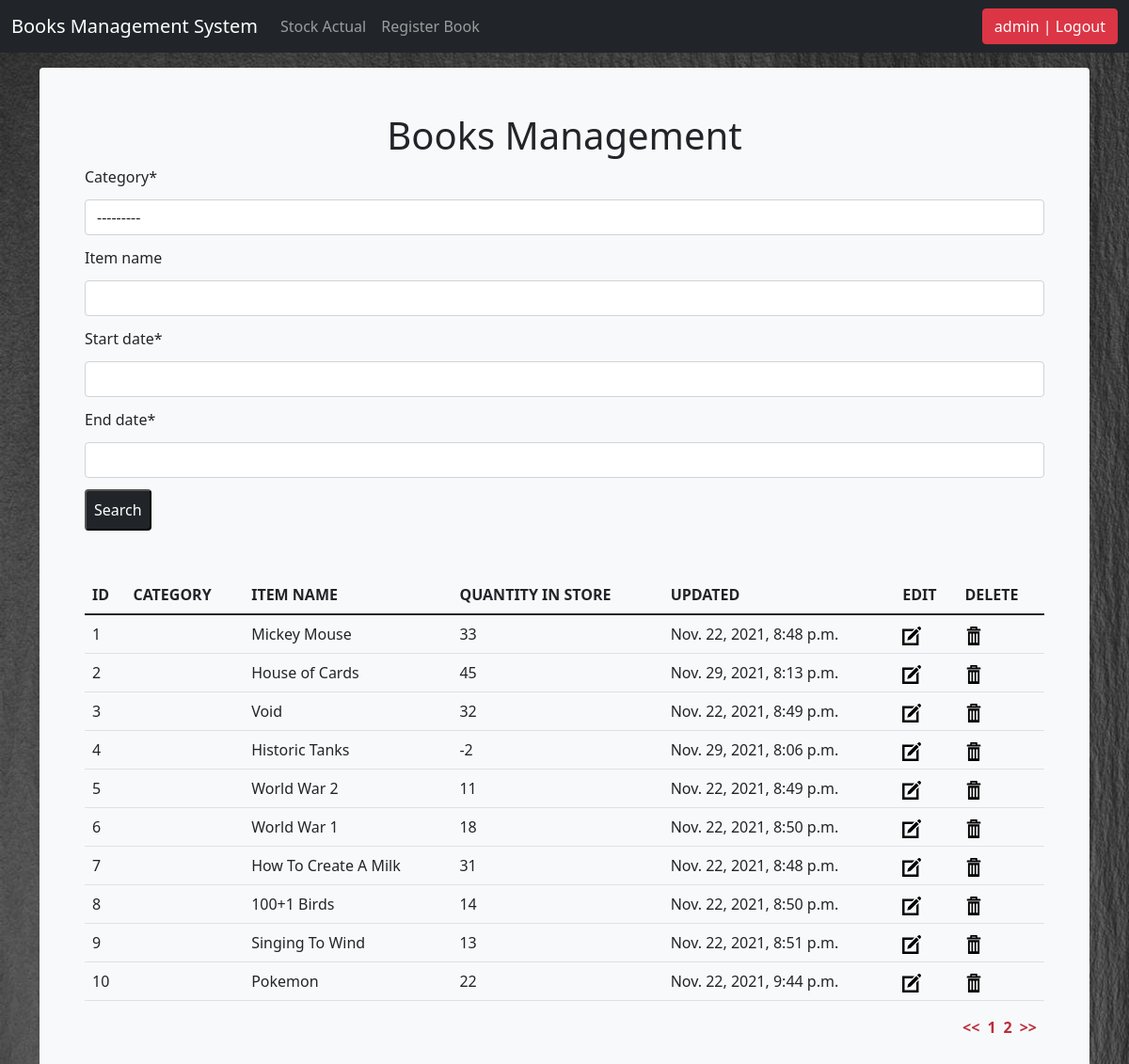
Before: /list_item/ (signed in) with the older database file.
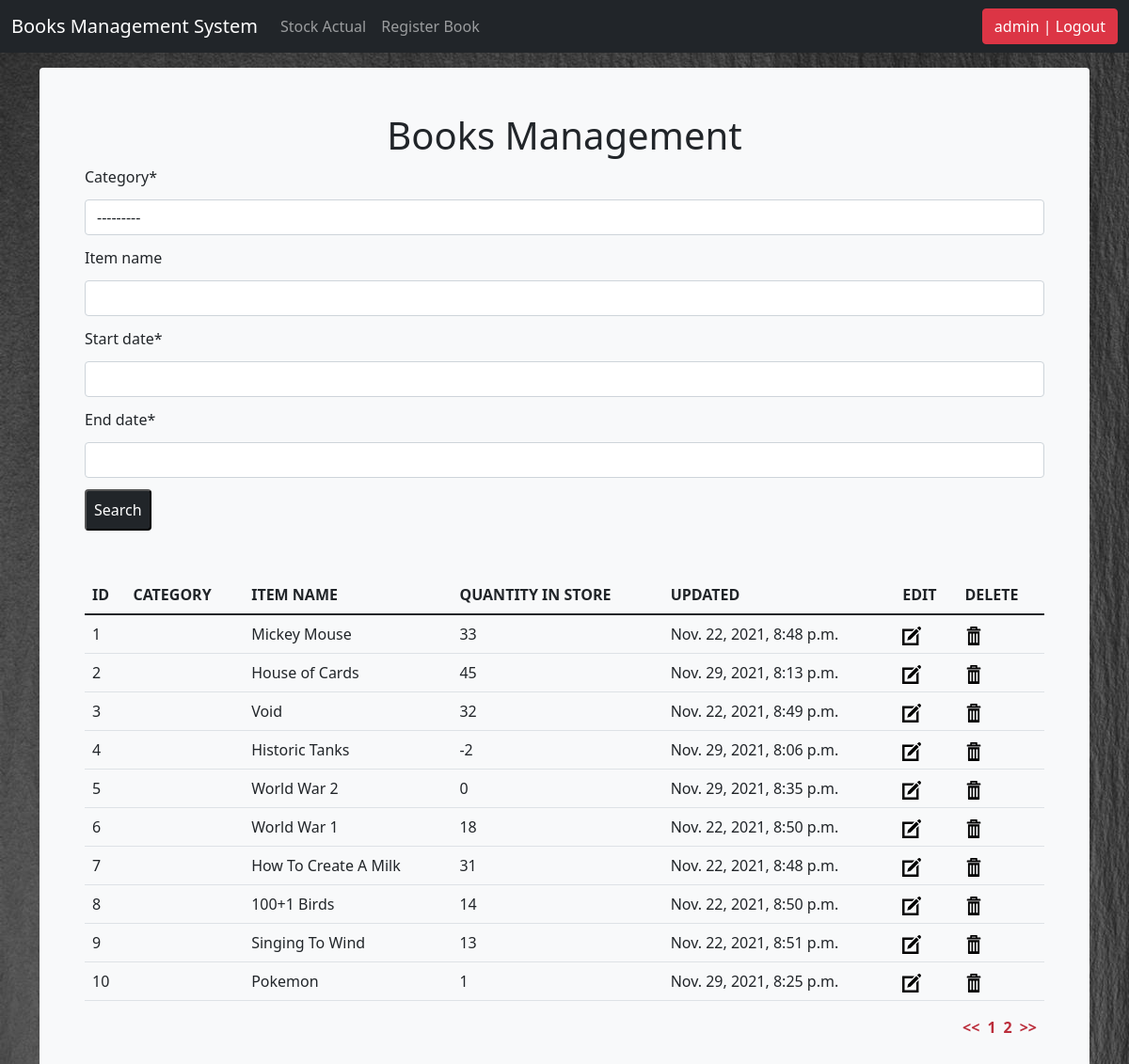
After: the same page with the newer database file.
### bookstock/models.py (models this page shows, shortened)
class Stock(models.Model):
    category = models.ForeignKey(Kategorie, on_delete=models.CASCADE)
    item_name = models.CharField(max_length=50, blank=True, null=True)
    quantity = models.PositiveSmallIntegerField(default='1', blank=False, null=True)
    receive_quantity = models.IntegerField(default='0', blank=True, null=True)
    receive_by = models.CharField(max_length=50, blank=True, null=True)
    issue_quantity = models.IntegerField(default='0', blank=True, null=True)
    issue_by = models.CharField(max_length=50, blank=True, null=True)
    issue_to = models.CharField(max_length=50, blank=True, null=True)
    phone_number = models.CharField(max_length=50, blank=True, null=True)
    created_by = models.CharField(max_length=50, blank=True, null=True)
    reorder_level = models.IntegerField(default='0', blank=True, null=True)
    last_updated = models.DateTimeField(auto_now_add=False, auto_now=True)
    export_to_CSV = models.BooleanField(default=False)

### bookstock/views.py (the view, shortened to what this page needs)
# urls.py: path('list_item/', views.list_item, name='list_item'),
@login_required
def list_item(request):
	title = 'Books Management'
	form = StockSearchForm(request.POST or None)
	queryset = Stock.objects.all()
	context = {
		"title": title,
		"queryset": queryset,
		"form": form
	}
	context = {
		"form": form,
		"title": title,
		"queryset": queryset,
}
	return render(request, "list_item.html", context)

### bookstock/forms.py
class StockSearchForm(forms.ModelForm):
    start_date = forms.DateTimeField(required=True)
    end_date = forms.DateTimeField(required=True)
    class Meta:
        model = Stock
        fields = ['category', 'item_name','start_date','end_date']

### bookstock/templates/list_item.html (shortened to what this page needs)
{% load static %}
{% load crispy_forms_tags %}
<!doctype html>
<html lang="en">
<head>
	<link href="{% static 'css/bootstrap.min.css' %}" rel="stylesheet">
	<link href="{% static 'css/stylesheet.css' %}" rel="stylesheet">
	<link href="{% static 'css/navbar-top-fixed.css' %}" rel="stylesheet">
	<link href="{% static 'js/jquery-ui-1.13.0/jquery-ui.min.css' %}" rel="stylesheet">
	<link href="{% static 'js/jquery-ui-1.13.0/jquery-ui.structure.min.css' %}" rel="stylesheet">
	<link href="{% static 'js/jquery-ui-1.13.0/jquery-ui.theme.min.css' %}" rel="stylesheet">
</head>
<body>
	{% include 'navbar.html' %}
	<main class="container">
		<div class="bg-light p-5 rounded">
			<h1 class="list_item_h1">{{title}}</h1>
			<form class="list_item_form" method='POST' action=''>{% csrf_token %}
				{{form|crispy}}
				<div>
				<input class="list_item_input"type="submit" value='Search' />
				</div>
			</form>
			<br>
			<table class='table'>
				<thead>
					<tr>
						<th>ID</th>
						<th>CATEGORY</th>
						<th>ITEM NAME</th>
						<th>QUANTITY IN STORE</th>
						<th>UPDATED</th>
						<th>EDIT</th>
						<th>DELETE</th>
					</tr>
				</thead>
				{% for instance in queryset %}
				<tr>
					<td>{{forloop.counter}}</td>
					<td>{{instance.category}}</td>
					<td>{{instance.item_name}}</td>
					<td>{{instance.quantity}}</td>
					<td>{{instance.last_updated}}</td>
					<td>
						<a href="{% url 'update_items' instance.id %}"><img class="img_edit"
								src="../static/img/edit.svg" alt=""></a>
					</td>
					<td>
						<a href="{% url 'delete_items' instance.id %}"><img class="img_delete"
								src="../static/img/delete.svg" alt=""></a>
					</td>
				</tr>
				{% endfor %}
			</table>
		</div>
	</main>
</body>
</html>

Changed rows visible on the page:
changed Stock "World War 2": quantity "11" → "0"; last_updated "Nov. 22, 2021, 8:49 p.m." → "Nov. 29, 2021, 8:35 p.m."
changed Stock "Pokemon": quantity "22" → "1"; last_updated "Nov. 22, 2021, 9:44 p.m." → "Nov. 29, 2021, 8:25 p.m."
